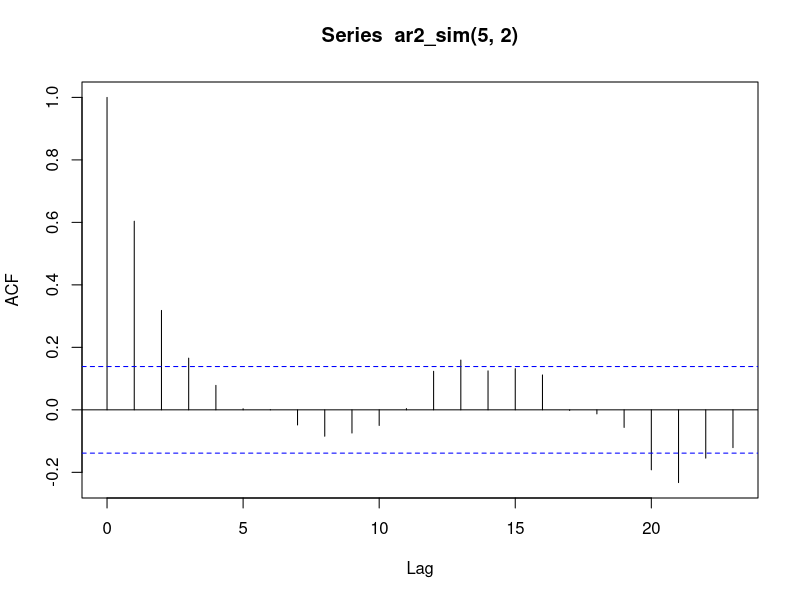
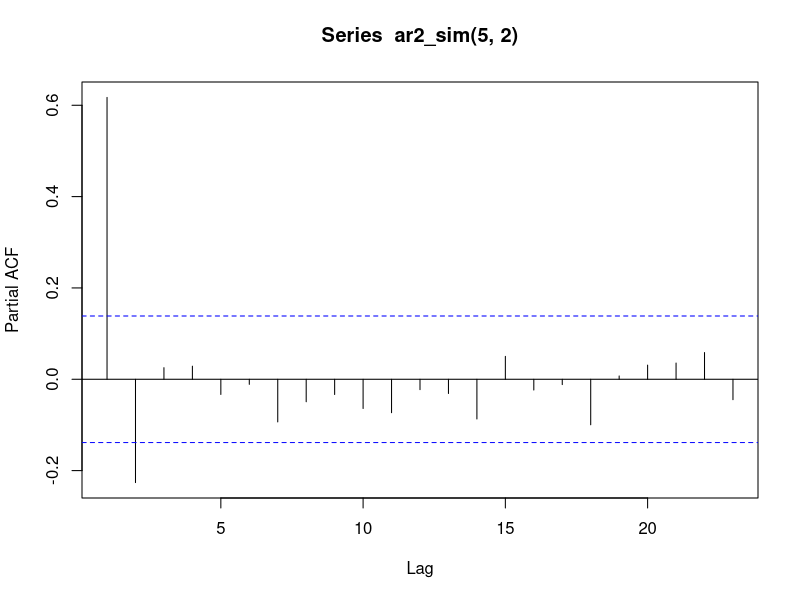
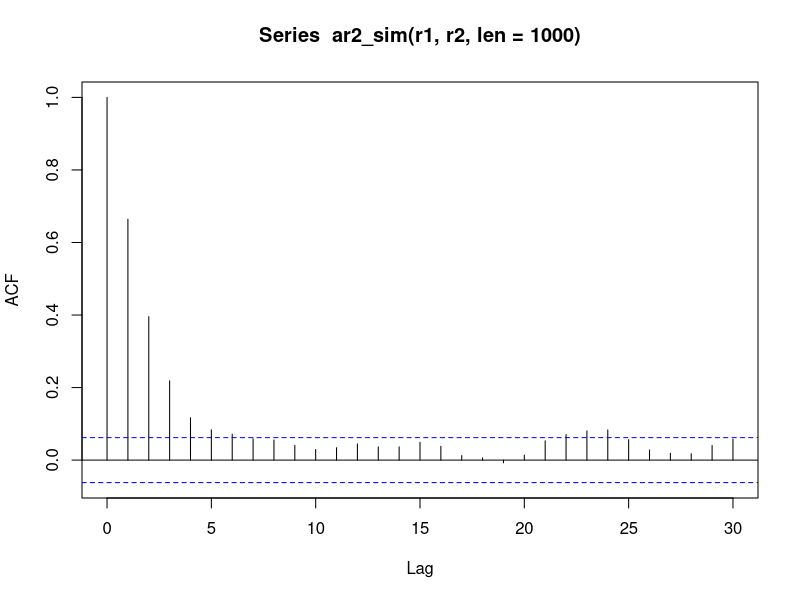
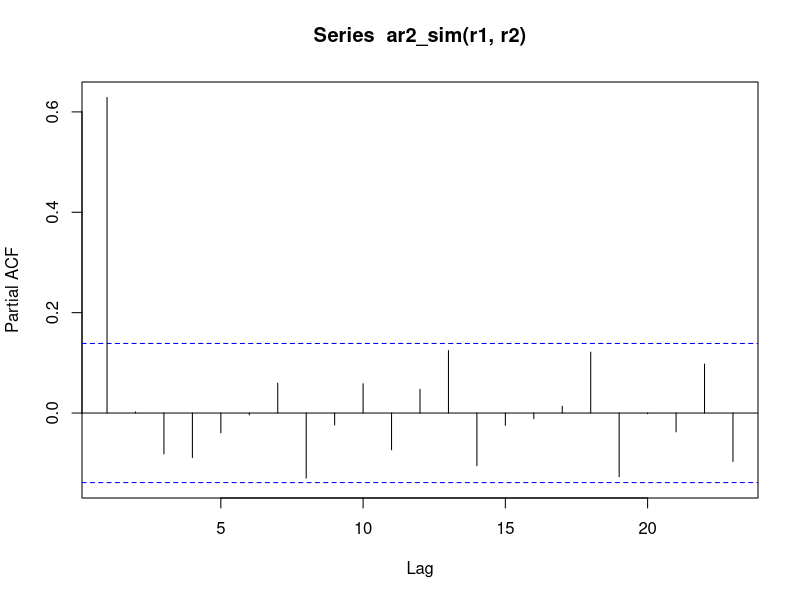
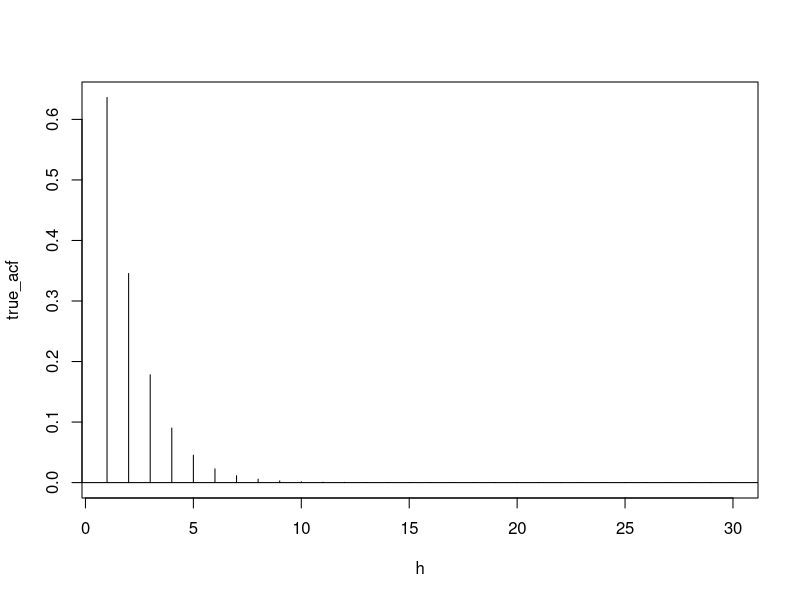
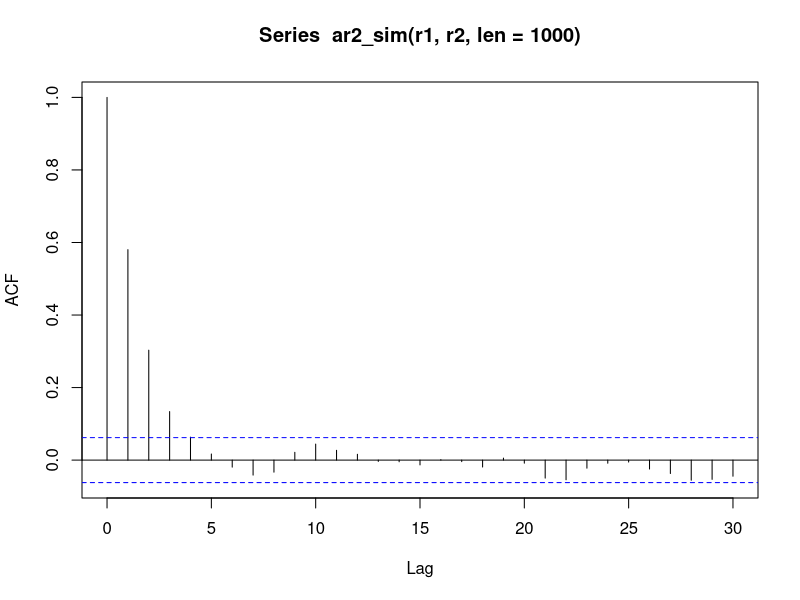
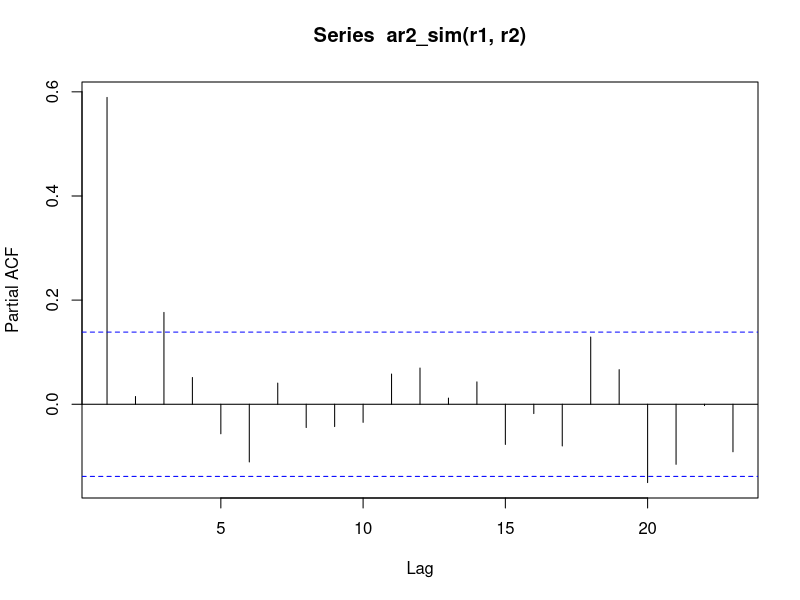
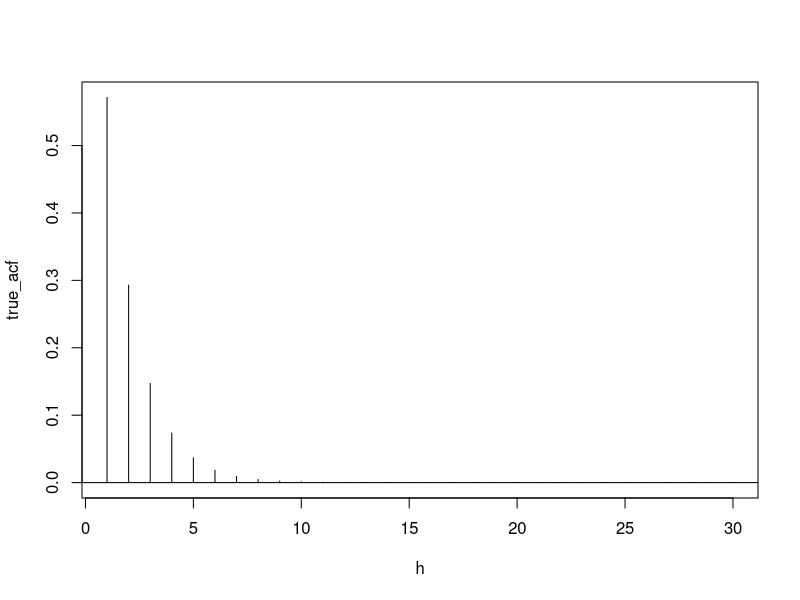

Source code (R) for these figures, in order:
# Question 1 Part 7
# Function to generate an AR process
ar2_sim <- function(r1, r2, len = 200) {
  out <- rep(0, len)
  a1 <- (1 / r1) + (1 / r2)
  a2 <- - 1 / (r1 * r2)
  #epsilon <- rnorm(len)
  #for(t in 3:len) {
  #  out[t] <- out[t - 2] * a1 + out[t - 1] * a2 + epsilon[t]
  #}
  out <- arima.sim(n = len, list(ar = c(a1, a2)))
  out
}

ar2_sim(2.5, 2.5)


acf(ar2_sim(5, 2))
pacf(ar2_sim(5, 2))

emp_acf <- function(r1, r2, h) {
  R1 <- 1 / r1
  R2 <- 1 / r2
  rho <- ((R1 / (1 - R1 ^ 2) - R2 / (1 - R2 ^ 2)) ^ - 1) * ((R1 ^ (h + 1)) / (1 - R1 ^ 2) - ((R2 ^ (h + 1)) / (1 - R2 ^ 2)))
  rho
}

h <- seq(1, 30)


r1 <- 5; r2 <- 2
acf(ar2_sim(r1, r2, len = 1000))
pacf(ar2_sim(r1, r2))
true_acf <- sapply(h, function(x) Re(emp_acf(r1, r2, x)))
plot(h, true_acf, type = "h"); abline(h = 0)



r1 <- 10; r2 <- 2
acf(ar2_sim(r1, r2, len = 1000))
pacf(ar2_sim(r1, r2))
true_acf <- sapply(h, function(x) Re(emp_acf(r1, r2, x)))
plot(h, true_acf, type = "h"); abline(h = 0)


r1 <- - 10; r2 <- 2
acf(ar2_sim(r1, r2, len = 1000))
pacf(ar2_sim(r1, r2))
true_acf <- sapply(h, function(x) Re(emp_acf(r1, r2, x)))
plot(h, true_acf, type = "h"); abline(h = 0)

r1 <- 2 /3 * (1 + sqrt(3) * 1i); r2 <- 2 / 3 * (1 - sqrt(3) * 1i)
acf(Re(ar2_sim(r1, r2, len = 1000)))
pacf(Re(ar2_sim(r1, r2)))
true_acf <- sapply(h, function(x) Re(emp_acf(r1, r2, x)))
plot(h, true_acf, type = "h"); abline(h = 0)


r1 <- (1 - 0025 + 0.3258 * 1i); r2 <- (1 - 0025 - 0.3258 * 1i)
acf(Re(ar2_sim(r1, r2, len = 1000)))
pacf(Re(ar2_sim(r1, r2)))
true_acf <- sapply(h, function(x) Re(emp_acf(r1, r2, x)))
plot(h, true_acf, type = "h"); abline(h = 0)
